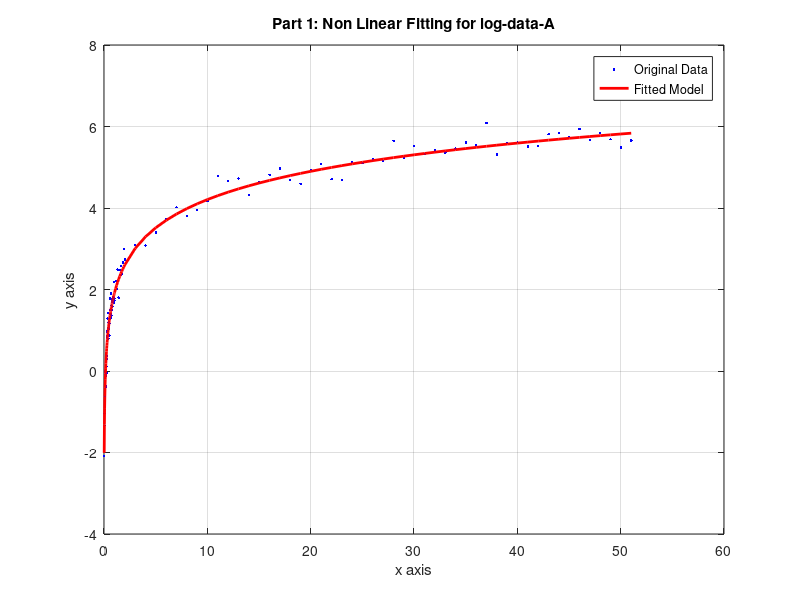
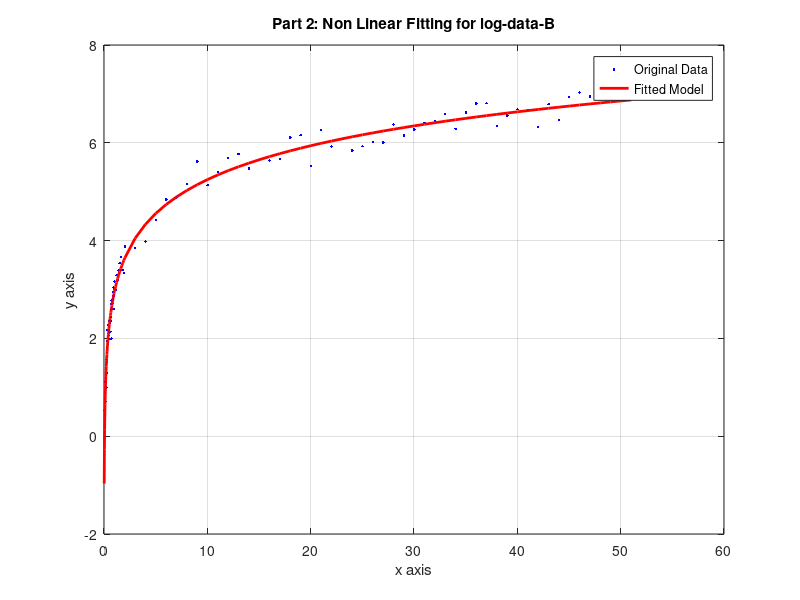
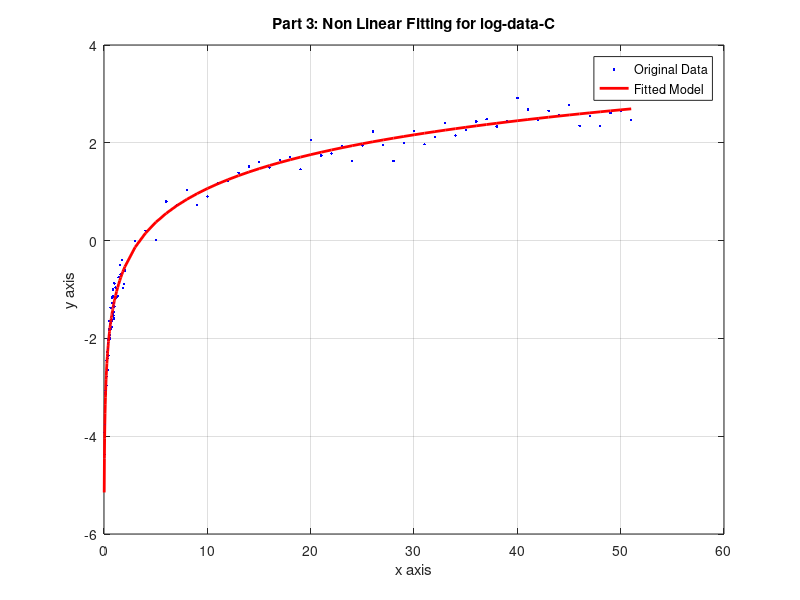

These charts were generated, in order, by the following MATLAB code:
%%%%%%%%%%%%%%%%%%%%%%%%%%%%%%%%%%%%%%%%%%%%%%%%%%%%%%%%%%%%%%%%%%%%%%%%%%%
% FILE NAME     : non_linearfit.m
%
% DESCRIPTION   : To plot the graphs to fit a 
%                 function of the form y = ln(ax) to given set of data.
%
% PLATFORM		: Matlab
%
% DATE	        NAME				  REFERENCE		REASON
% 11-Sep-2018   Shashi Shivaraju      Initial code	ECE 8540 lab2
%
%%%%%%%%%%%%%%%%%%%%%%%%%%%%%%%%%%%%%%%%%%%%%%%%%%%%%%%%%%%%%%%%%%%%%%%%%%%
clear; %clear all the varaibles
clc; %clear the screeen

%Read the data from file and store it in matrices
A = dlmread('log-data-A.txt'); 
B = dlmread('log-data-B.txt'); 
C = dlmread('log-data-C.txt');

%plot the data points and the fitted line for log-data-A.txt
YA = A(:,2);
XA = A(:,1);
a1 = 6.711359; %value of a found using root finding method
figure(1)
plot(XA, YA,'b.'); %plot original data points
grid on;
hold on;
y1 = log(a1.*XA);  %plot the fitted line
plot(XA,y1,'r','LineWidth',2);
legend('Original Data','Fitted Model')
hold off;
title('Part 1: Non Linear Fitting for log-data-A');
xlabel('x axis');
ylabel('y axis');


%plot the data points and the fitted line for log-data-B.txt
YB = B(:,2);
XB = B(:,1);
a2 = 18.996116; %value of a found using root finding method
figure(2)
plot(XB, YB,'b.'); %plot original data points
grid on;
hold on;
y2 = log(a2.*XB);  %plot the fitted line
plot(XB,y2,'r','LineWidth',2);
legend('Original Data','Fitted Model')
hold off;
title('Part 2: Non Linear Fitting for log-data-B');
xlabel('x axis');
ylabel('y axis');


%plot the data points and the fitted line for log-data-C.txt
YC = C(:,2);
XC = C(:,1);
a3 = 0.289998; %value of a found using root finding method
figure(3)
plot(XC, YC,'b.'); %plot original data points
grid on;
hold on;
y3 = log(a3.*XC);  %plot the fitted line
plot(XC,y3,'r','LineWidth',2);
legend('Original Data','Fitted Model')
hold off;
title('Part 3: Non Linear Fitting for log-data-C');
xlabel('x axis');
ylabel('y axis');
